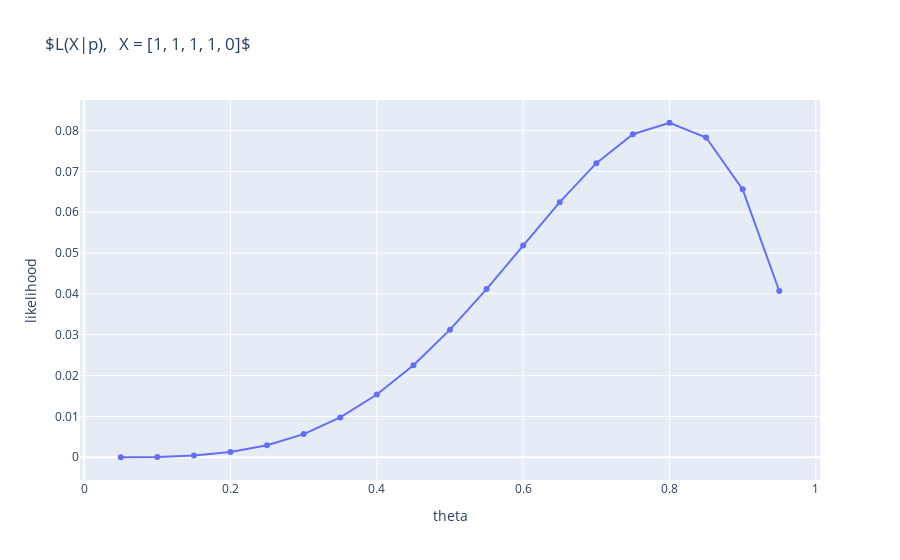

Source (notebook cell):
### Code cell
log_like_fig = go.Figure([scatter],  layout = layout)
log_like_fig

### Figure 1 — Plotly figure (JSON) as saved in the notebook; plotly's stock layout.template omitted (floating-point values rounded to 4 significant figures)
{"data": [{"type": "scatter", "x": [0.05, 0.1, 0.15, 0.2, 0.25, 0.3, 0.35, 0.4, 0.45, 0.5, 0.55, 0.6, 0.65, 0.7, 0.75, 0.8, 0.85, 0.9, 0.95], "y": [5.938e-06, 9e-05, 0.0004303, 0.00128, 0.00293, 0.00567, 0.009754, 0.01536, 0.02255, 0.03125, 0.04118, 0.05184, 0.06248, 0.07203, 0.0791, 0.08192, 0.0783, 0.06561, 0.04073]}], "layout": {"autosize": true, "title": {"text": "$L(X|p),   X = [1, 1, 1, 1, 0]$"}, "xaxis": {"autorange": true, "range": [-0.008597, 1.009], "title": {"text": "theta "}, "type": "linear"}, "yaxis": {"autorange": true, "range": [-0.005994, 0.08792], "title": {"text": "likelihood"}, "type": "linear"}}}
